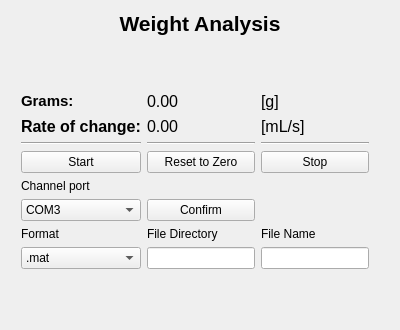
     <widget class="QWidget" name="page_calib">
      <layout class="QVBoxLayout" name="verticalLayout_11">
       <item>
        <layout class="QVBoxLayout" name="verticalLayout_10">
         <item>
          <widget class="QLabel" name="label_13">
           <property name="sizePolicy">
            <sizepolicy hsizetype="Preferred" vsizetype="Fixed">
             <horstretch>0</horstretch>
             <verstretch>0</verstretch>
            </sizepolicy>
           </property>
           <property name="text">
            <string>&lt;html&gt;&lt;head/&gt;&lt;body&gt;&lt;p align=&quot;center&quot;&gt;&lt;span style=&quot; font-size:16pt; font-weight:600;&quot;&gt;Weight Analysis&lt;/span&gt;&lt;/p&gt;&lt;/body&gt;&lt;/html&gt;</string>
           </property>
          </widget>
         </item>
         <item>
          <spacer name="verticalSpacer_8">
           <property name="orientation">
            <enum>Qt::Vertical</enum>
           </property>
           <property name="sizeType">
            <enum>QSizePolicy::Fixed</enum>
           </property>
           <property name="sizeHint" stdset="0">
            <size>
             <width>20</width>
             <height>40</height>
            </size>
           </property>
          </spacer>
         </item>
         <item>
          <layout class="QHBoxLayout" name="horizontalLayout_17">
           <property name="leftMargin">
            <number>10</number>
           </property>
           <property name="topMargin">
            <number>10</number>
           </property>
           <property name="rightMargin">
            <number>10</number>
           </property>
           <property name="bottomMargin">
            <number>10</number>
           </property>
           <item>
            <layout class="QVBoxLayout" name="verticalLayout_34">
             <item>
              <layout class="QGridLayout" name="gridLayout_9">
               <item row="4" column="0">
                <widget class="QPushButton" name="but_start_weight">
                 <property name="text">
                  <string>Start</string>
                 </property>
                </widget>
               </item>
               <item row="1" column="0">
                <widget class="QLabel" name="label_32">
                 <property name="text">
                  <string>&lt;html&gt;&lt;head/&gt;&lt;body&gt;&lt;p&gt;&lt;span style=&quot; font-size:12pt; font-weight:700;&quot;&gt;Rate of change:&lt;/span&gt;&lt;/p&gt;&lt;/body&gt;&lt;/html&gt;</string>
                 </property>
                </widget>
               </item>
               <item row="0" column="0">
                <widget class="QLabel" name="label_29">
                 <property name="sizePolicy">
                  <sizepolicy hsizetype="Preferred" vsizetype="Fixed">
                   <horstretch>0</horstretch>
                   <verstretch>0</verstretch>
                  </sizepolicy>
                 </property>
                 <property name="text">
                  <string>&lt;html&gt;&lt;head/&gt;&lt;body&gt;&lt;p&gt;&lt;span style=&quot; font-size:11pt; font-weight:700;&quot;&gt;Grams:&lt;/span&gt;&lt;/p&gt;&lt;/body&gt;&lt;/html&gt;</string>
                 </property>
                </widget>
               </item>
               <item row="6" column="0">
                <widget class="QLabel" name="label_33">
                 <property name="text">
                  <string>Channel port</string>
                 </property>
                </widget>
               </item>
               <item row="8" column="0">
                <widget class="QLabel" name="label_36">
                 <property name="text">
                  <string>Format</string>
                 </property>
                </widget>
               </item>
               <item row="0" column="1">
                <widget class="QLabel" name="label_grams">
                 <property name="sizePolicy">
                  <sizepolicy hsizetype="Preferred" vsizetype="Fixed">
                   <horstretch>0</horstretch>
                   <verstretch>0</verstretch>
                  </sizepolicy>
                 </property>
                 <property name="text">
                  <string>&lt;html&gt;&lt;head/&gt;&lt;body&gt;&lt;p&gt;&lt;span style=&quot; font-size:12pt;&quot;&gt;0.00&lt;/span&gt;&lt;/p&gt;&lt;/body&gt;&lt;/html&gt;</string>
                 </property>
                </widget>
               </item>
               <item row="9" column="0">
                <widget class="QComboBox" name="comboBox_weight_Format">
                 <item>
                  <property name="text">
                   <string>.mat</string>
                  </property>
                 </item>
                 <item>
                  <property name="text">
                   <string>.csv</string>
                  </property>
                 </item>
                </widget>
               </item>
               <item row="0" column="2">
                <widget class="QLabel" name="label_31">
                 <property name="sizePolicy">
                  <sizepolicy hsizetype="Preferred" vsizetype="Fixed">
                   <horstretch>0</horstretch>
                   <verstretch>0</verstretch>
                  </sizepolicy>
                 </property>
                 <property name="text">
                  <string>&lt;html&gt;&lt;head/&gt;&lt;body&gt;&lt;p&gt;&lt;span style=&quot; font-size:12pt;&quot;&gt;[g]&lt;/span&gt;&lt;/p&gt;&lt;/body&gt;&lt;/html&gt;</string>
                 </property>
                </widget>
               </item>
               <item row="1" column="2">
                <widget class="QLabel" name="label_30">
                 <property name="text">
                  <string>&lt;html&gt;&lt;head/&gt;&lt;body&gt;&lt;p&gt;&lt;span style=&quot; font-size:12pt;&quot;&gt;[mL/s]&lt;/span&gt;&lt;/p&gt;&lt;/body&gt;&lt;/html&gt;</string>
                 </property>
                </widget>
               </item>
               <item row="7" column="0">
                <widget class="QComboBox" name="comboBox_weight_port">
                 <item>
                  <property name="text">
                   <string>COM3</string>
                  </property>
                 </item>
                 <item>
                  <property name="text">
                   <string>COM1</string>
                  </property>
                 </item>
                 <item>
                  <property name="text">
                   <string>COM2</string>
                  </property>
                 </item>
                 <item>
                  <property name="text">
                   <string>COM4</string>
                  </property>
                 </item>
                 <item>
                  <property name="text">
                   <string>COM5</string>
                  </property>
                 </item>
                 <item>
                  <property name="text">
                   <string>COM6</string>
                  </property>
                 </item>
                 <item>
                  <property name="text">
                   <string>COM7</string>
                  </property>
                 </item>
                 <item>
                  <property name="text">
                   <string>COM8</string>
                  </property>
                 </item>
                 <item>
                  <property name="text">
                   <string>COM9</string>
                  </property>
                 </item>
                </widget>
               </item>
               <item row="1" column="1">
                <widget class="QLabel" name="label_flowrate">
                 <property name="text">
                  <string>&lt;html&gt;&lt;head/&gt;&lt;body&gt;&lt;p&gt;&lt;span style=&quot; font-size:12pt;&quot;&gt;0.00&lt;/span&gt;&lt;/p&gt;&lt;/body&gt;&lt;/html&gt;</string>
                 </property>
                </widget>
               </item>
               <item row="4" column="1">
                <widget class="QPushButton" name="Reset_zero_but">
                 <property name="text">
                  <string>Reset to Zero</string>
                 </property>
                </widget>
               </item>
               <item row="4" column="2">
                <widget class="QPushButton" name="but_stop_weight">
                 <property name="text">
                  <string>Stop</string>
                 </property>
                </widget>
               </item>
               <item row="10" column="0">
                <spacer name="verticalSpacer_9">
                 <property name="orientation">
                  <enum>Qt::Vertical</enum>
                 </property>
                 <property name="sizeHint" stdset="0">
                  <size>
                   <width>20</width>
                   <height>40</height>
                  </size>
                 </property>
                </spacer>
               </item>
               <item row="2" column="0">
                <widget class="Line" name="line_9">
                 <property name="orientation">
                  <enum>Qt::Horizontal</enum>
                 </property>
                </widget>
               </item>
               <item row="2" column="1">
                <widget class="Line" name="line_10">
                 <property name="orientation">
                  <enum>Qt::Horizontal</enum>
                 </property>
                </widget>
               </item>
               <item row="2" column="2">
                <widget class="Line" name="line_11">
                 <property name="orientation">
                  <enum>Qt::Horizontal</enum>
                 </property>
                </widget>
               </item>
               <item row="9" column="1">
                <widget class="QLineEdit" name="lineEdit_weight_directory">
                 <property name="sizePolicy">
                  <sizepolicy hsizetype="Fixed" vsizetype="Fixed">
                   <horstretch>0</horstretch>
                   <verstretch>0</verstretch>
                  </sizepolicy>
                 </property>
                </widget>
               </item>
               <item row="7" column="1">
                <widget class="QPushButton" name="but_confirm_weight">
                 <property name="text">
                  <string>Confirm</string>
                 </property>
                </widget>
               </item>
               <item row="8" column="1">
                <widget class="QLabel" name="label_34">
                 <property name="text">
                  <string>File Directory</string>
                 </property>
                </widget>
               </item>
               <item row="9" column="2">
                <widget class="QLineEdit" name="lineEdit_weight_FileName">
                 <property name="sizePolicy">
                  <sizepolicy hsizetype="Minimum" vsizetype="Fixed">
                   <horstretch>0</horstretch>
                   <verstretch>0</verstretch>
                  </sizepolicy>
                 </property>
                </widget>
               </item>
               <item row="8" column="2">
                <widget class="QLabel" name="label_35">
                 <property name="text">
                  <string>File Name</string>
                 </property>
                </widget>
               </item>
              </layout>
             </item>
            </layout>
           </item>
           <item>
            <layout class="QVBoxLayout" name="Weigh_Layout">
             <property name="leftMargin">
              <number>5</number>
             </property>
             <property name="topMargin">
              <number>5</number>
             </property>
             <property name="rightMargin">
              <number>5</number>
             </property>
             <property name="bottomMargin">
              <number>5</number>
             </property>
            </layout>
           </item>
          </layout>
         </item>
        </layout>
       </item>
      </layout>
     </widget>
